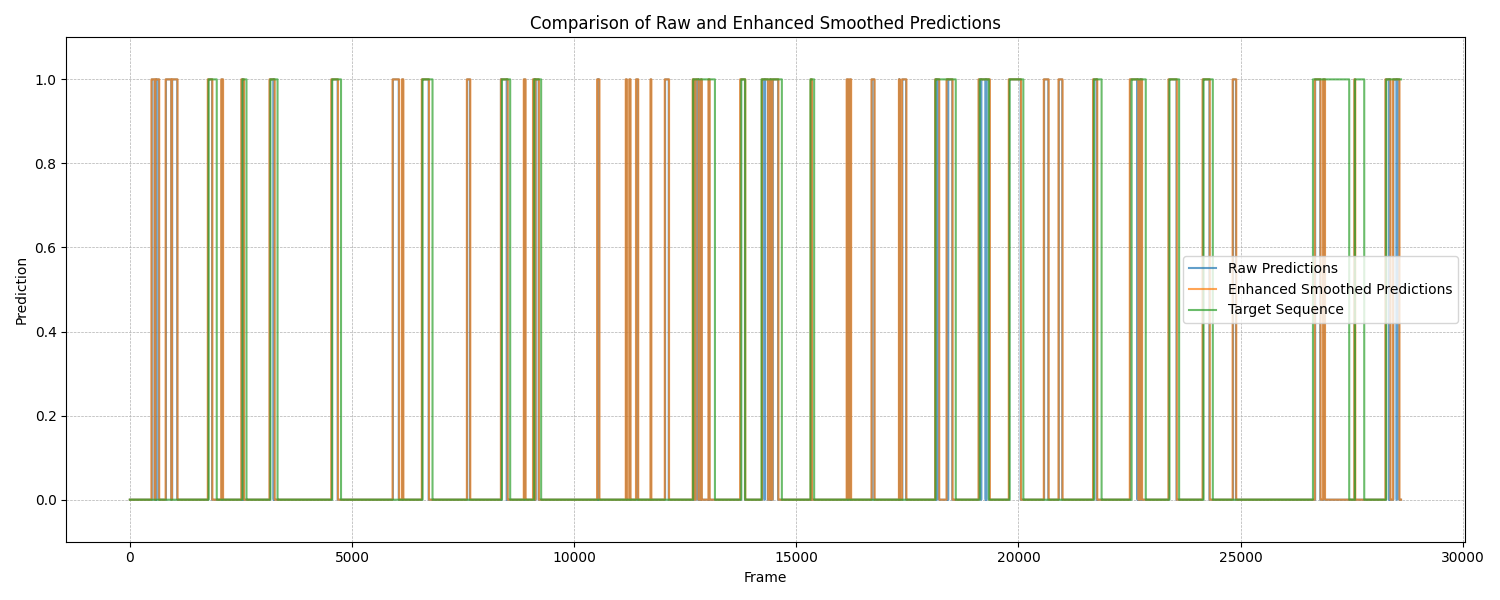
#> input picture Code/Week 7/enhanced_predictions_comparison.png, 1500 x 600 px
$ python -i opencv_intro.py   (imports and definitions only)
#> lines starting #> are read from the running program, lines starting #| are printed output that depends on the picture
#> further down, picture is the input picture: shape (600, 1500, 3); mean B, G, R 228.8, 237.3, 239.1
import cv2
import numpy as np
import argparse
import csv


def process_frame(frame, apply_filters=True, crop=None):
#> called with apply_filters = True
    if crop:
        h, w = frame.shape[:2]
        x0, y0, crop_w, crop_h = [int(c * 0.01 * dim) for c, dim in zip(crop, [w, h, w, h])]
        frame = frame[y0:y0 + crop_h, x0:x0 + crop_w]

    if apply_filters:
        # Convert to graydeacscale
        gray = cv2.cvtColor(frame, cv2.COLOR_BGR2GRAY)
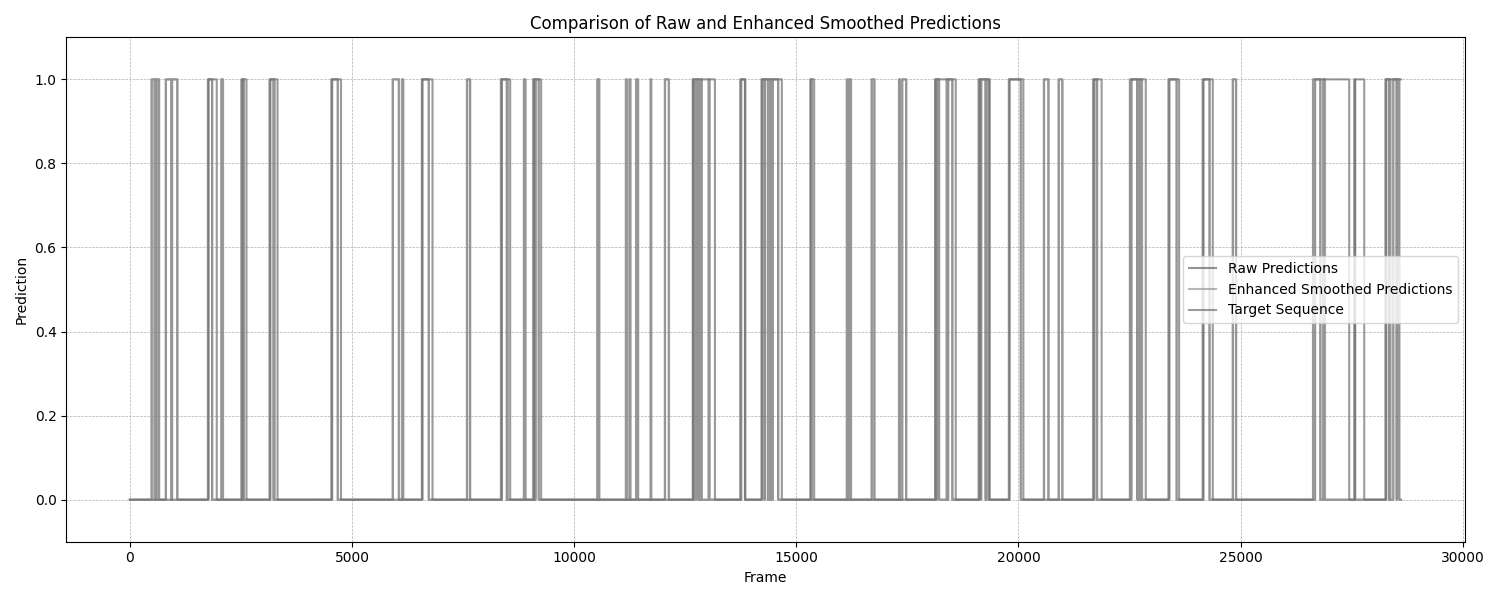
#> gray: shape (600, 1500); min 0, max 255, mean 236.9

        # Apply Gaussian blur
        blurred = cv2.GaussianBlur(gray, (5, 5), 0)

        # Apply Canny edge detection
        edges = cv2.Canny(blurred, 50, 150)
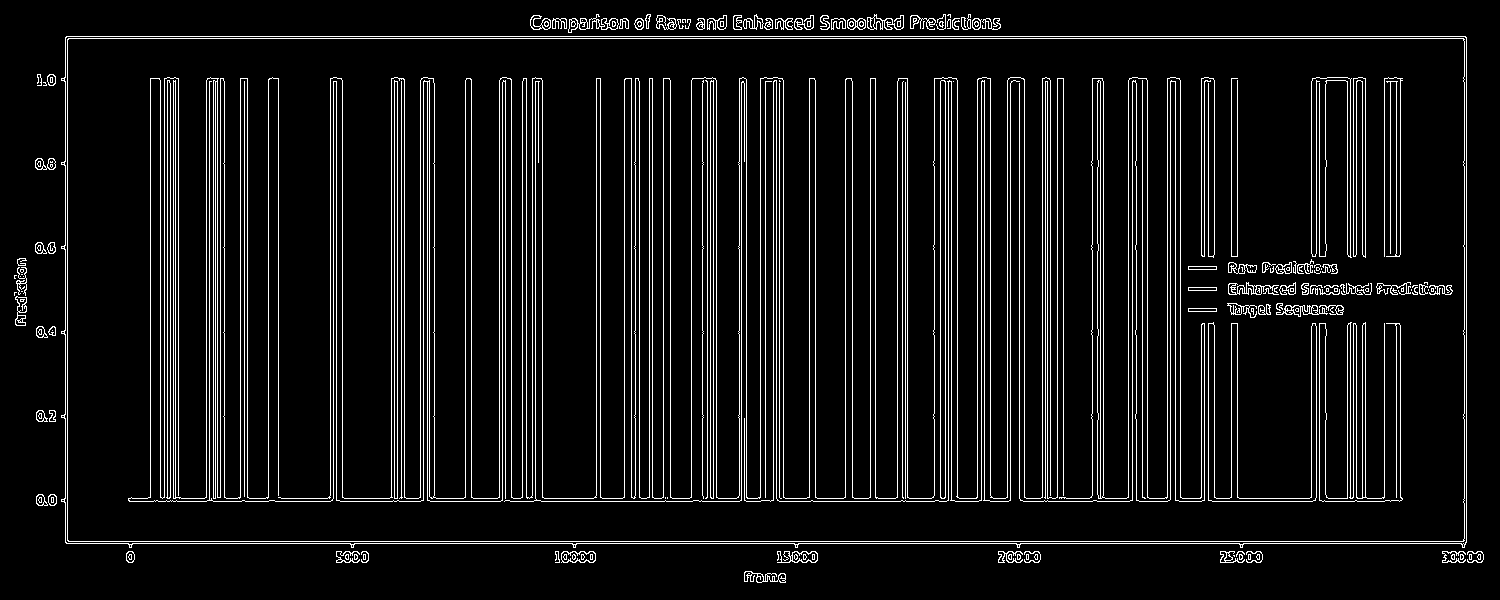
#> edges: shape (600, 1500); 8% white in thin lines or dots

        # Convert back to BGR for colored edge overlay
        edges_color = cv2.cvtColor(edges, cv2.COLOR_GRAY2BGR)
#> edges_color: shape (600, 1500, 3); 8% white in thin lines or dots

        # Combine original frame with colored edges
        result = cv2.addWeighted(frame, 0.7, edges_color, 0.3, 0)
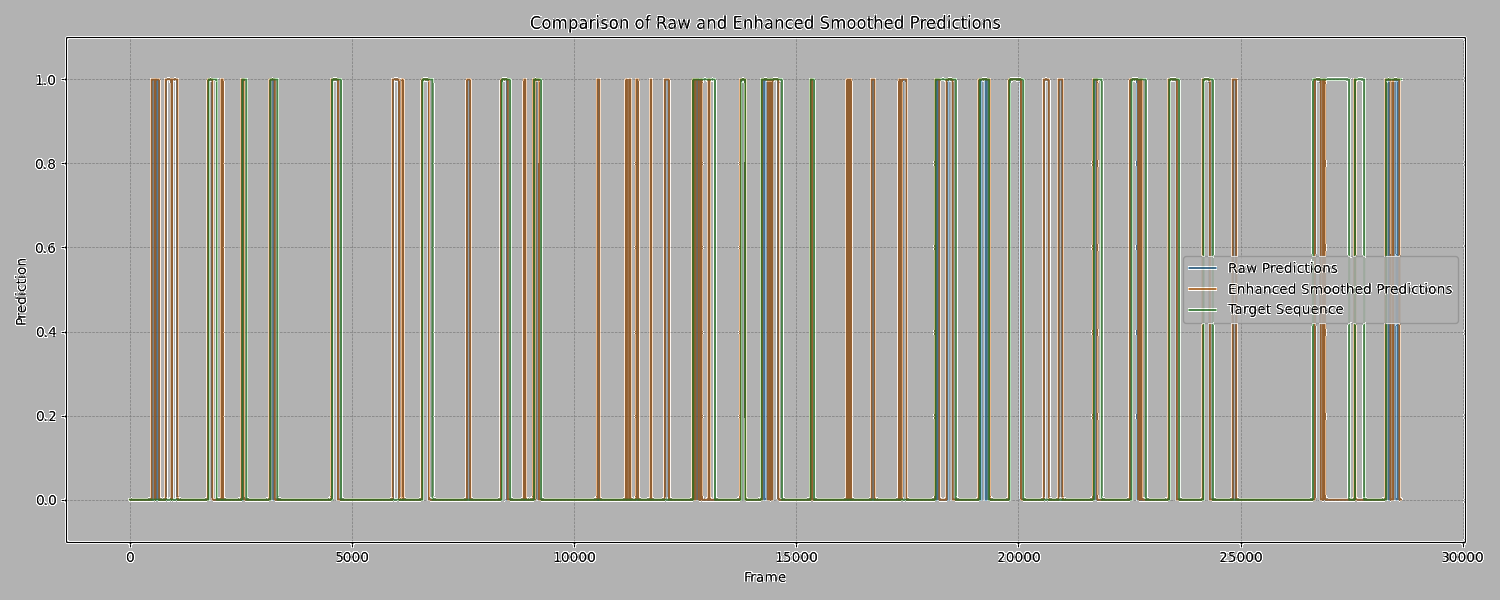
#> result: shape (600, 1500, 3); mean B, G, R 165.9, 171.9, 173.1

        return result
    else:
        return frame


# [81 lines left out: function main, not called in this run]


# [2 lines not run here, left out]

>>> import cv2
>>> picture = cv2.imread('enhanced_predictions_comparison.png')
>>> result = process_frame(picture)
